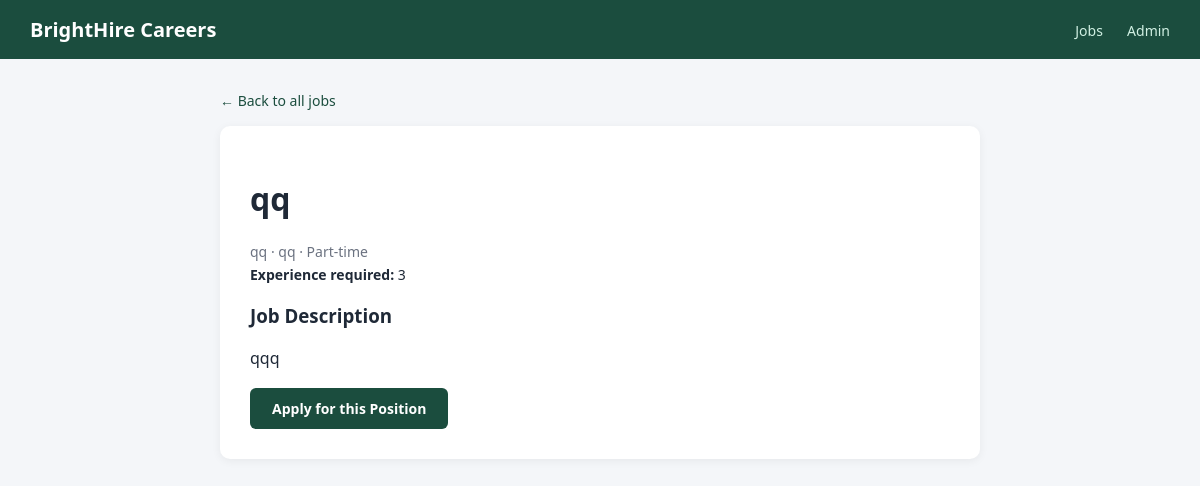
The page /job/2 on the database its author committed.
### models.py (models this page shows)
class Job(db.Model):
    id = db.Column(db.Integer, primary_key=True)
    title = db.Column(db.String(120), nullable=False)
    department = db.Column(db.String(80), nullable=False)
    location = db.Column(db.String(80), nullable=False)
    job_type = db.Column(db.String(30), nullable=False)
    experience_required = db.Column(db.String(50), nullable=False)
    description = db.Column(db.Text, nullable=False)
    posted_on = db.Column(db.DateTime, default=datetime.utcnow)
    is_active = db.Column(db.Boolean, default=True)
    applications = db.relationship("Application", backref="job", lazy=True)

### app.py (the view)
@app.route("/job/<int:job_id>")
def job_detail(job_id):
    job = Job.query.get_or_404(job_id)
    return render_template("job_detail.html", job=job)

### templates/job_detail.html (shortened to what this page needs)
{% extends "base.html" %}
{% block content %}
<a class="back-link" href="{{ url_for('home') }}">&larr; Back to all jobs</a>
<div class="job-detail-card">
    <h1>{{ job.title }}</h1>
    <p class="job-meta">{{ job.department }} &middot; {{ job.location }} &middot; {{ job.job_type }}</p>
    <p class="job-exp"><strong>Experience required:</strong> {{ job.experience_required }}</p>
    <h3>Job Description</h3>
    <p class="job-description">{{ job.description }}</p>
    <a class="btn btn-primary" href="{{ url_for('step1', job_id=job.id) }}">Apply for this Position</a>
</div>
{% endblock %}

### static/css/style.css (style rules this page uses)
* { box-sizing: border-box; font-family: 'Segoe UI', Arial, sans-serif; }
body { margin: 0; background: #f4f6f9; color: #1f2937; }
.job-meta { color: #6b7280; font-size: 14px; margin: 4px 0; }
.job-exp { font-size: 14px; margin: 4px 0; }
.back-link { display: inline-block; margin-bottom: 16px; color: #1b4d3e; text-decoration: none; font-size: 14px; }
.job-detail-card { background: #fff; padding: 30px; border-radius: 10px; box-shadow: 0 2px 10px rgba(0,0,0,0.06); }
.job-description { line-height: 1.6; white-space: pre-wrap; }
.btn { display: inline-block; padding: 11px 22px; border-radius: 6px; text-decoration: none; font-weight: 600; font-size: 14px; cursor: pointer; border: none; }
.btn-primary { background: #1b4d3e; color: #fff; margin-left: auto; }

### rows shown on the page
Job: title "qq", department "qq", location "qq", job_type "Part-time", experience_required "3", description "qqq"
